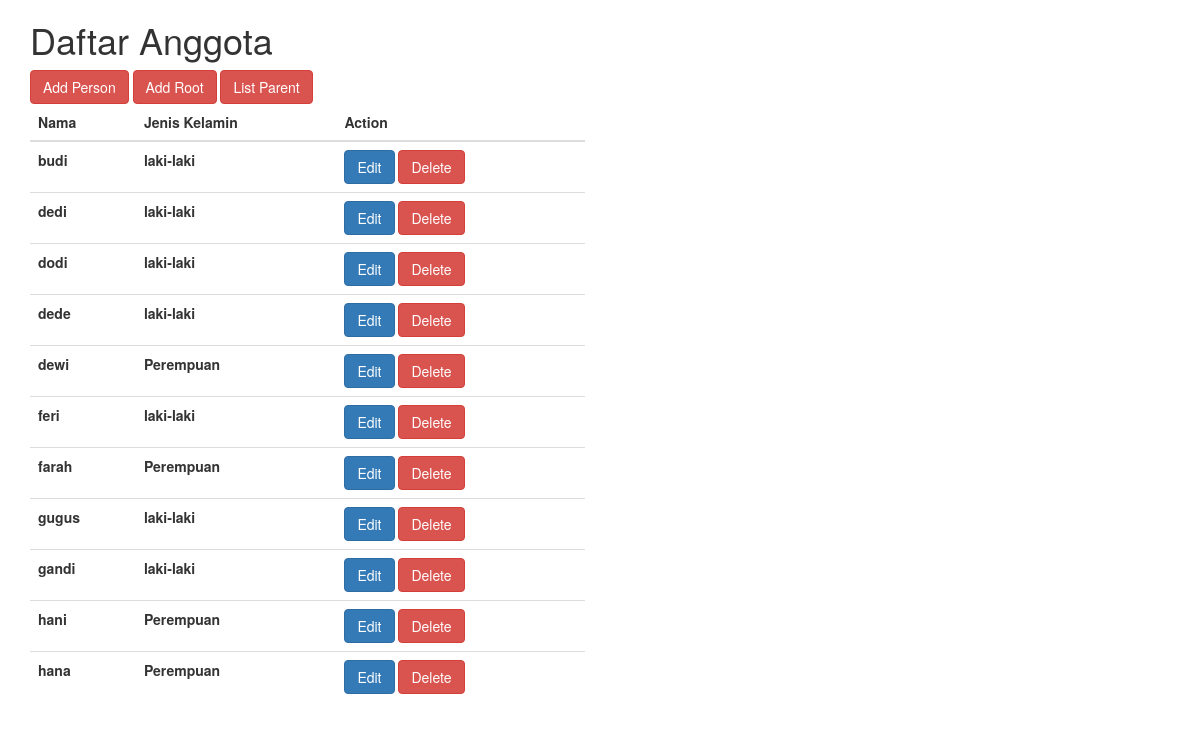
/home/, run on the app's committed database.
### crudsederhana/models.py (models this page shows)
class Person(models.Model):
    gender_male = 0
    gender_female = 1
    gender_choice = [(gender_male,'Laki-laki'), (gender_female,'Perempuan')]
    name = models.CharField(max_length=30,unique=True)
    gender = models.IntegerField(choices=gender_choice)
    def __str__(self):
        return self.name

### crudsederhana/views.py (the view)
# urls.py: 2. Add a URL to urlpatterns:  path('', views.home, name='home')
def home(request):
    persons = Person.objects.all()
    print(persons)
    data={
        'title':'Daftar Anggota',
        'persons':persons
    }
    return render(request, 'home.html',data)

### templates/home.html (shortened to what this page needs)
{% include 'base.html' %}
{% block content %}
    <div class="container">
    <div class="row">
        <div class="col-lg-6">
          <h1>{{ title }}</h1>
        <a href="/addperson" class="btn btn-danger">Add Person</a>
        <a href="/addroot" class="btn btn-danger">Add Root</a>
        <a href="/parent" class="btn btn-danger">List Parent</a>
          <table class="table">
              <thead>
              <tr>
                  <th>Nama</th>
                  <th>Jenis Kelamin</th>
                  <th>Action</th>
              </tr>
              </thead>
              <tbody>
                  {% for person in persons %}
                    <tr>
                    <th>{{ person.name }}</th>
                        {% if person.gender is 0%}
                            <th>laki-laki</th>
                        {% else %}
                            <th>Perempuan</th>
                        {% endif %}
                    <th><a href="{% url 'update_person' person.id %}"><button class="btn btn-primary">Edit</button></a>
                        <a href="{% url 'deleteperson' person.id %}" class="btn btn-danger">Delete</a></th>
                    </tr>
                  {% endfor %}
              </tbody>
          </table>
        </div>
    </div>
    </div>
{% endblock %}

### templates/base.html (shortened to what this page needs)
{% load static %}
<!DOCTYPE html>
<html lang="en">
<head>
    <link rel="stylesheet" href='{% static 'css/style.css' %}'>
    <link rel="stylesheet" href="{% static 'css/bootstrap.min.css' %}">
</head>
<body>
</body>
</html>

### static/css/style.css (style rules this page uses)
body { color: beige; display: flex; background-color: aqua; }

### data on the page
Person: name "budi", gender "laki-laki"
Person: name "dedi", gender "laki-laki"
Person: name "dodi", gender "laki-laki"
Person: name "dede", gender "laki-laki"
Person: name "dewi", gender "Perempuan"
Person: name "feri", gender "laki-laki"
Person: name "farah", gender "Perempuan"
Person: name "gugus", gender "laki-laki"
Person: name "gandi", gender "laki-laki"
Person: name "hani", gender "Perempuan"
Person: name "hana", gender "Perempuan"

### other printed values
{{ title }} "Daftar Anggota"
